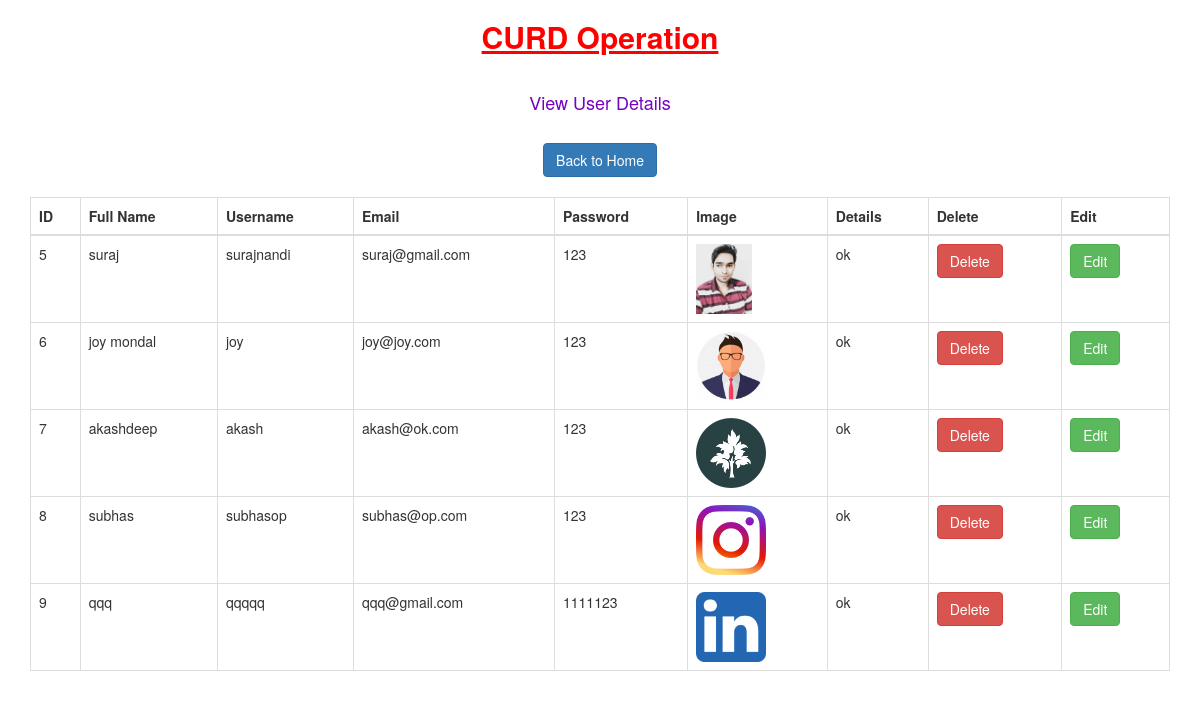
The page /view.php on the database its author committed.
### tables this page shows
CREATE TABLE `user` (
  `id` int(11) NOT NULL,
  `fullname` varchar(255) NOT NULL,
  `username` varchar(255) NOT NULL,
  `user_email` varchar(255) NOT NULL,
  `user_password` varchar(255) NOT NULL,
  `user_image` varchar(255) NOT NULL,
  `user_details` varchar(255) NOT NULL
);

### view.php (the view, shortened to what this page needs)
<!DOCTYPE html>
<html lang="en">
<head>
    <link rel="stylesheet" href="https://maxcdn.bootstrapcdn.com/bootstrap/3.4.1/css/bootstrap.min.css">
    <link rel="stylesheet" href="style.css">
</head>
<body>
    <div class="container">
        <h2>CURD Operation</h2><br>
        <h4>View User Details</h4><br>
        <div class="text-center">
            <a class="btn btn-primary" href="index.php">Back to Home</a>
        </div><br>
        <table class="table table-bordered">
            <thead>
                <tr>
                    <th>ID</th>
                    <th>Full Name</th>
                    <th>Username</th>
                    <th>Email</th>
                    <th>Password</th>
                    <th>Image</th>
                    <th>Details</th>
                    <th>Delete</th>
                    <th>Edit</th>
                </tr>
            </thead>
            <tbody>
                <?php
                $conn = mysqli_connect('localhost', 'root', '', 'student');
                $select = "SELECT * FROM user";
                $sql = mysqli_query($conn, $select);
                while ($row = mysqli_fetch_array($sql)) {
                    $user_id = $row['id'];
                    $fullname = $row['fullname'];
                    $username = $row['username'];
                    $user_email = $row['user_email'];
                    $user_password = $row['user_password'];
                    $user_image = $row['user_image'];
                    $user_details = $row['user_details'];
                ?>
                    <tr>
                        <td><?php echo $user_id; ?></td>
                        <td><?php echo $fullname; ?></td>
                        <td><?php echo $username; ?></td>
                        <td><?php echo $user_email; ?></td>
                        <td><?php echo $user_password; ?></td>
                        <td><img src="upload_image/<?php echo $user_image; ?>" height="70px"></td>
                        <td><?php echo $user_details; ?></td>
                        <td><a class="btn btn-danger" href="view.php?del=<?php echo $user_id; ?>">Delete</a></td>
                        <td><a class="btn btn-success" href="edit.php?edit=<?php echo $user_id; ?>">Edit</a></td>
                    </tr>
                <?php } ?>
            </tbody>
        </table>
    </div>
</body>
</html>

### style.css (style rules this page uses)
* { padding: 0; margin: 0; box-sizing: border-box; }
h2 { text-align: center; color: red; text-decoration: underline; font-weight: bold; }
h4 { color: rgb(117, 3, 194); text-align: center; }

### rows shown on the page
user: id "5", fullname "suraj", username "surajnandi", user_email "suraj@gmail.com", user_password "123", user_image (picture), user_details "ok"
user: id "6", fullname "joy mondal", username "joy", user_email "joy@joy.com", user_password "123", user_image (picture), user_details "ok"
user: id "7", fullname "akashdeep", username "akash", user_email "akash@ok.com", user_password "123", user_image (picture), user_details "ok"
user: id "8", fullname "subhas", username "subhasop", user_email "subhas@op.com", user_password "123", user_image (picture), user_details "ok"
user: id "9", fullname "qqq", username "qqqqq", user_email "qqq@gmail.com", user_password "1111123", user_image (picture), user_details "ok"
